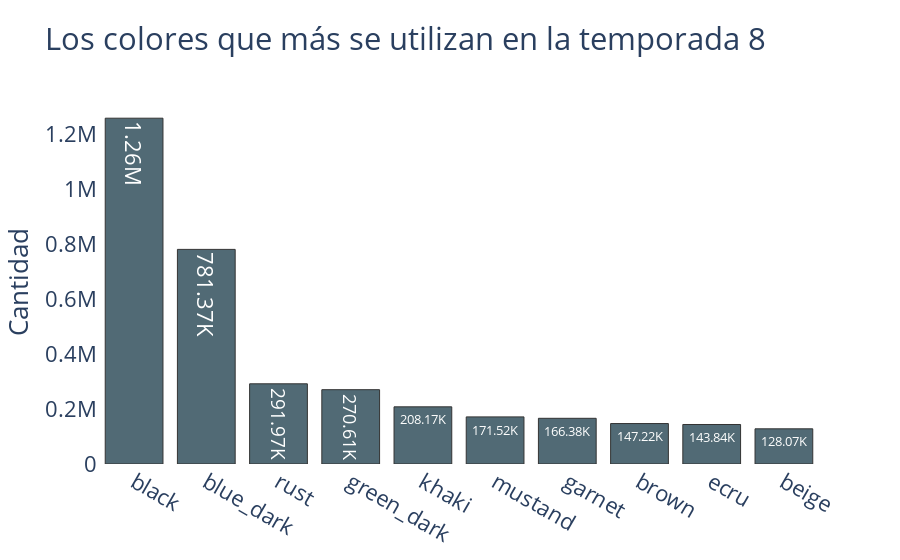
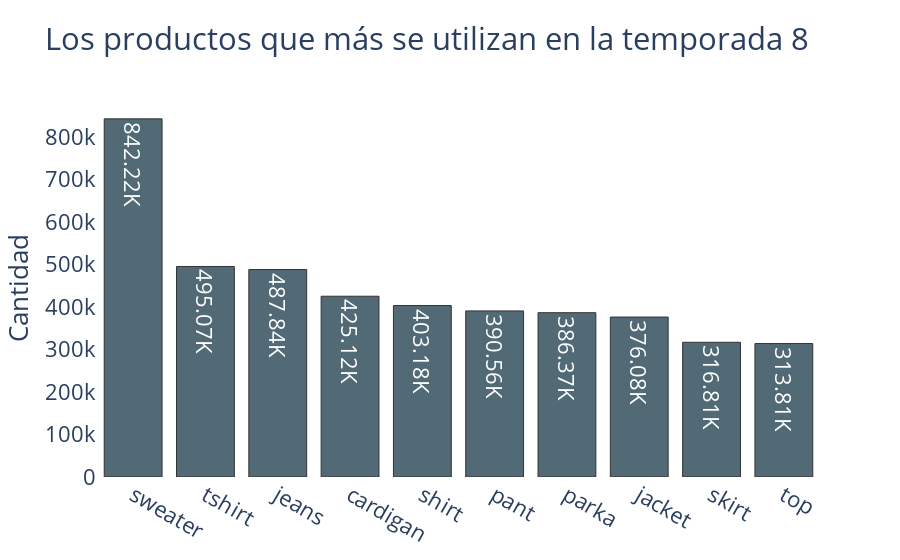

These figures' notebook cell, in order:
### Markdown cell above
##### Season 8

### Code cell
Season_8, orden, orden1 = season(8,'color', season_all_color)
Season_8, orden2, orden3 = season(8,'family_product', season_all_product)
df_prendas['prendas_8'], df_prendas['count_8'] = orden2[:10], orden3[:10]

graficos_barras(paleta[0], orden, orden1, 'Los colores que más se utilizan en la temporada 8')
graficos_barras(paleta[0], orden2, orden3, 'Los productos que más se utilizan en la temporada 8')

### Figure 1 — Plotly figure (JSON) as saved in the notebook; plotly's stock layout.template omitted (floating-point values rounded to 4 significant figures)
{"data": [{"marker": {"color": "#264653", "line": {"color": "black", "width": 1}}, "opacity": 0.8, "orientation": "v", "text": ["black", "blue_dark", "rust", "green_dark", "khaki", "mustand", "garnet", "brown", "ecru", "beige"], "textposition": "auto", "texttemplate": ["1.26M", "781.37K", "291.97K", "270.61K", "208.17K", "171.52K", "166.38K", "147.22K", "143.84K", "128.07K", "126.74K", "124.03K", "116.54K", "115.42K", "107.87K", "106.24K", "100.72K", "86.74K", "83.24K", "67.72K", "48.39K", "43.94K", "41.73K", "36.07K", "34.35K", "29.08K", "28.03K", "23.62K", "21.86K", "20.63K", "18.27K", "17.99K", "17.89K", "11.71K", "9.76K", "7.38K", "6.51K", "3.16K", "1.07K"], "type": "bar", "x": ["black", "blue_dark", "rust", "green_dark", "khaki", "mustand", "garnet", "brown", "ecru", "beige"], "y": [1259041, 781371, 291966, 270609, 208167, 171524, 166378, 147223, 143840, 128071, 126741, 124029, 116544, 115417, 107868, 106236, 100715, 86737, 83243, 67722, 48387, 43936, 41729, 36069, 34350, 29084, 28031, 23616, 21862, 20634, 18268, 17991, 17891, 11707, 9759, 7378, 6510, 3160, 1070]}], "layout": {"font": {"size": 22}, "paper_bgcolor": "white", "plot_bgcolor": "white", "title": {"text": "Los colores que más se utilizan en la temporada 8"}, "yaxis": {"title": {"text": "Cantidad"}}}}

### Figure 2 — Plotly figure (JSON) as saved in the notebook; plotly's stock layout.template omitted (floating-point values rounded to 4 significant figures)
{"data": [{"marker": {"color": "#264653", "line": {"color": "black", "width": 1}}, "opacity": 0.8, "orientation": "v", "text": ["sweater", "tshirt", "jeans", "cardigan", "shirt", "pant", "parka", "jacket", "skirt", "top"], "textposition": "auto", "texttemplate": ["842.22K", "495.07K", "487.84K", "425.12K", "403.18K", "390.56K", "386.37K", "376.08K", "316.81K", "313.81K", "294.44K", "135.91K", "59.95K", "41.94K", "36.92K", "13.23K", "3.61K", "1.83K"], "type": "bar", "x": ["sweater", "tshirt", "jeans", "cardigan", "shirt", "pant", "parka", "jacket", "skirt", "top"], "y": [842219, 495073, 487839, 425118, 403182, 390559, 386371, 376078, 316807, 313810, 294442, 135905, 59952, 41937, 36916, 13230, 3609, 1827]}], "layout": {"font": {"size": 22}, "paper_bgcolor": "white", "plot_bgcolor": "white", "title": {"text": "Los productos que más se utilizan en la temporada 8"}, "yaxis": {"title": {"text": "Cantidad"}}}}
